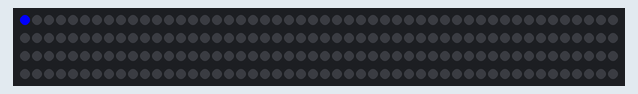
The sketch below on a simulated Arduino Uno, built with avr-gcc and run on an emulated ATmega328P. Parts: 200 RGB LEDs in strip order, left to right, continuing on the next row. Dim RGB values are drawn brighter than linear.

Above: at 0.17 s.
At 1.08 s:
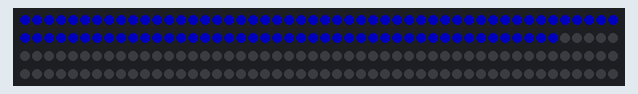
At 2.0 s:
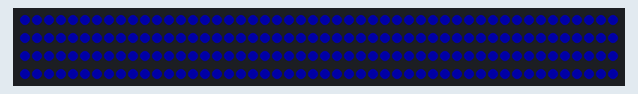

The sketch:

led-test.ino
```cpp
#include <FastLED.h>
#define LED_PIN 2
#define NUM_LEDS 200

CRGB leds[NUM_LEDS];


void setup() {

  FastLED.addLeds<WS2812, LED_PIN, GRB>(leds, NUM_LEDS);
  FastLED.setMaxPowerInVoltsAndMilliamps(5, 500);
  FastLED.clear();
  FastLED.show();
  Serial.begin(9600);

}

void loop() {
    startup(1);
    delay(5000);
    sheathe(1);
    delay(5000);

}

void startup(int delayTime) {
  for (int n = 0; n < NUM_LEDS; n++) {
    leds[n]= CRGB::Blue;
    FastLED.show();
    delay(delayTime);
  }
}

void sheathe(int delayTime) {
  for (int n = NUM_LEDS; n >= 0; n--) {
    leds[n]= CRGB::Black;
    FastLED.show();
    delay(delayTime);
  }
}
```
